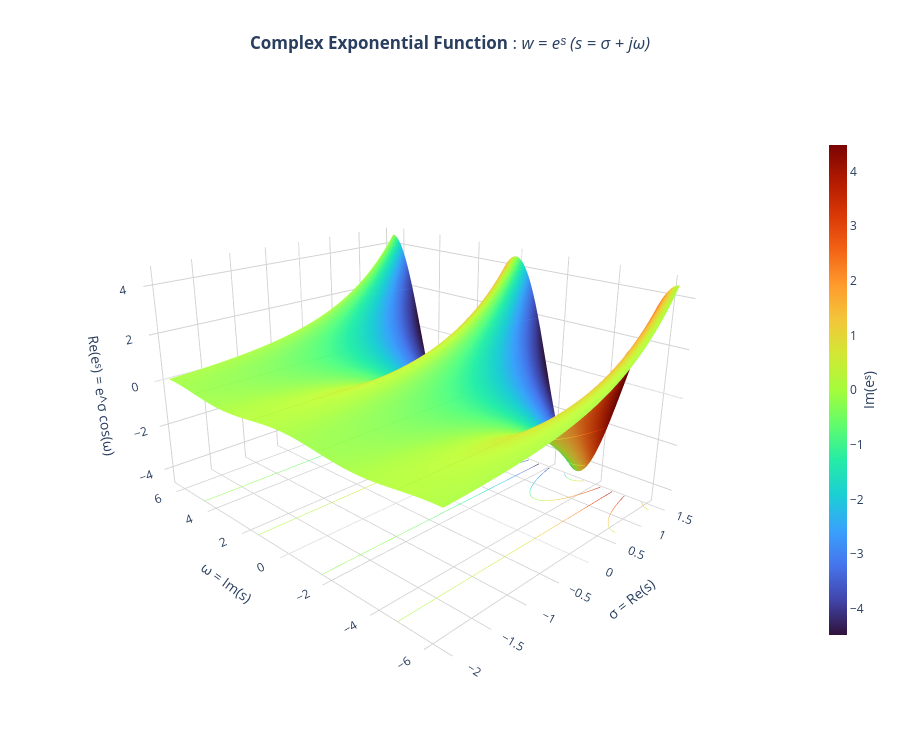

The code cell stored with this chart in its notebook:
### Code cell
import numpy as np
import plotly.graph_objects as go

# 그리드 데이터 생성: s = sigma + j*omega
sigma = np.linspace(-2.0, 1.5, 100)
omega = np.linspace(-2 * np.pi, 2 * np.pi, 150)
S, W = np.meshgrid(sigma, omega)

# e^s 의 실수부(u) 및 허수부(v)
# e^s = e^sigma * cos(omega) + j * e^sigma * sin(omega)
U = np.exp(S) * np.cos(W)   # z축 높이: Re(e^s)
V = np.exp(S) * np.sin(W)   # 표면 색상: Im(e^s)

# 3D Surface 생성
fig = go.Figure(
    data=[
        go.Surface(
            x=S,
            y=W,
            z=U,
            surfacecolor=V,          # 표면 색상을 허수부 값으로 매핑
            colorscale='Turbo',
            colorbar=dict(
                title=dict(text="Im(eˢ)", side="right"),
                thickness=18,
                len=0.75
            ),
            hovertemplate=(
                "<b>σ (Re)</b>: %{x:.2f}<br>"
                "<b>ω (Im)</b>: %{y:.2f} rad<br>"
                "<b>Re(eˢ)</b>: %{z:.2f}<br>"
                "<b>Im(eˢ)</b>: %{surfacecolor:.2f}"
                "<extra></extra>"
            ),
            contours=dict(
                z=dict(show=True, usecolormap=True, highlightcolor="limegreen", project_z=True)
            )
        )
    ]
)

# 레이아웃 및 뷰 설정
fig.update_layout(
    title=dict(
        text="<b>Complex Exponential Function</b> : <i>w = eˢ (s = σ + jω)</i>",
        x=0.5,
        y=0.95
    ),
    width=900,
    height=750,
    template="plotly_white",
    scene=dict(
        xaxis=dict(title="σ = Re(s)", showgrid=True, gridcolor="lightgray"),
        yaxis=dict(title="ω = Im(s)", showgrid=True, gridcolor="lightgray"),
        zaxis=dict(title="Re(eˢ) = e^σ cos(ω)", showgrid=True, gridcolor="lightgray"),
        camera=dict(
            eye=dict(x=-1.6, y=-1.6, z=0.85)
        ),
        aspectratio=dict(x=1, y=1.2, z=0.7)
    ),
    margin=dict(l=20, r=20, t=50, b=20)
)

fig.show()

### Figure 1 — Plotly figure (JSON) as saved in the notebook; plotly's stock layout.template omitted (floating-point values rounded to 4 significant figures; data arrays with more than 128 entries replaced by an {"elided": "..."} marker saying what was removed)
{"data": [{"colorbar": {"len": 0.75, "thickness": 18, "title": {"side": "right", "text": "Im(eˢ)"}}, "colorscale": [[0, "#30123b"], [0.07143, "#4145ab"], [0.1429, "#4675ed"], [0.2143, "#39a2fc"], [0.2857, "#1bcfd4"], [0.3571, "#24eca6"], [0.4286, "#61fc6c"], [0.5, "#a4fc3b"], [0.5714, "#d1e834"], [0.6429, "#f3c63a"], [0.7143, "#fe9b2d"], [0.7857, "#f36315"], [0.8571, "#d93806"], [0.9286, "#b11901"], [1, "#7a0402"]], "contours": {"z": {"highlightcolor": "limegreen", "project": {"z": true}, "show": true, "usecolormap": true}}, "hovertemplate": "<b>σ (Re)</b>: %{x:.2f}<br><b>ω (Im)</b>: %{y:.2f} rad<br><b>Re(eˢ)</b>: %{z:.2f}<br><b>Im(eˢ)</b>: %{surfacecolor:.2f}<extra></extra>", "surfacecolor": {"elided": "150x100 float values"}, "type": "surface", "x": {"elided": "150x100 float values"}, "y": {"elided": "150x100 float values"}, "z": {"elided": "150x100 float values"}}], "layout": {"height": 750, "margin": {"b": 20, "l": 20, "r": 20, "t": 50}, "scene": {"aspectratio": {"x": 1, "y": 1.2, "z": 0.7}, "camera": {"eye": {"x": -1.6, "y": -1.6, "z": 0.85}}, "xaxis": {"gridcolor": "lightgray", "showgrid": true, "title": {"text": "σ = Re(s)"}}, "yaxis": {"gridcolor": "lightgray", "showgrid": true, "title": {"text": "ω = Im(s)"}}, "zaxis": {"gridcolor": "lightgray", "showgrid": true, "title": {"text": "Re(eˢ) = e^σ cos(ω)"}}}, "title": {"text": "<b>Complex Exponential Function</b> : <i>w = eˢ (s = σ + jω)</i>", "x": 0.5, "y": 0.95}, "width": 900}}
